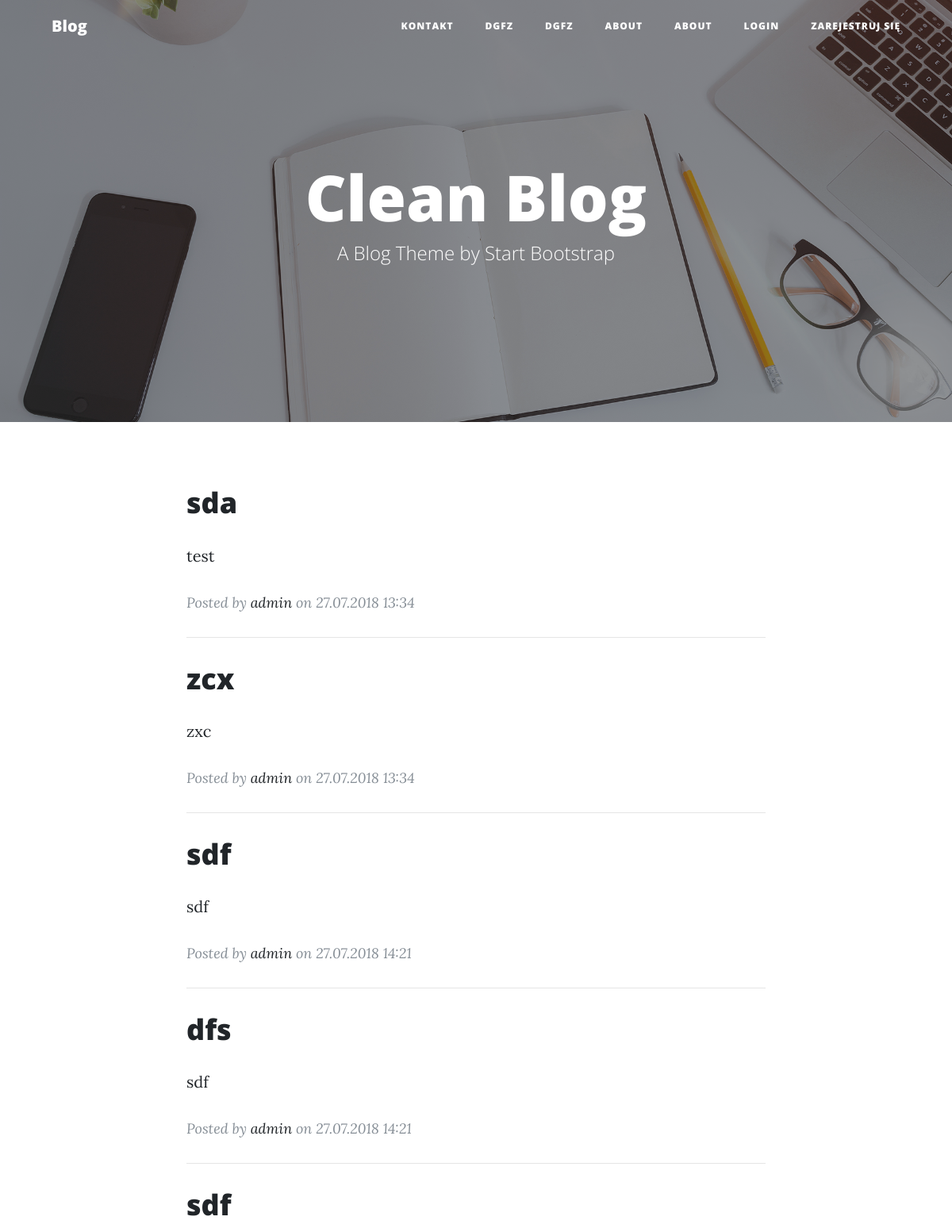
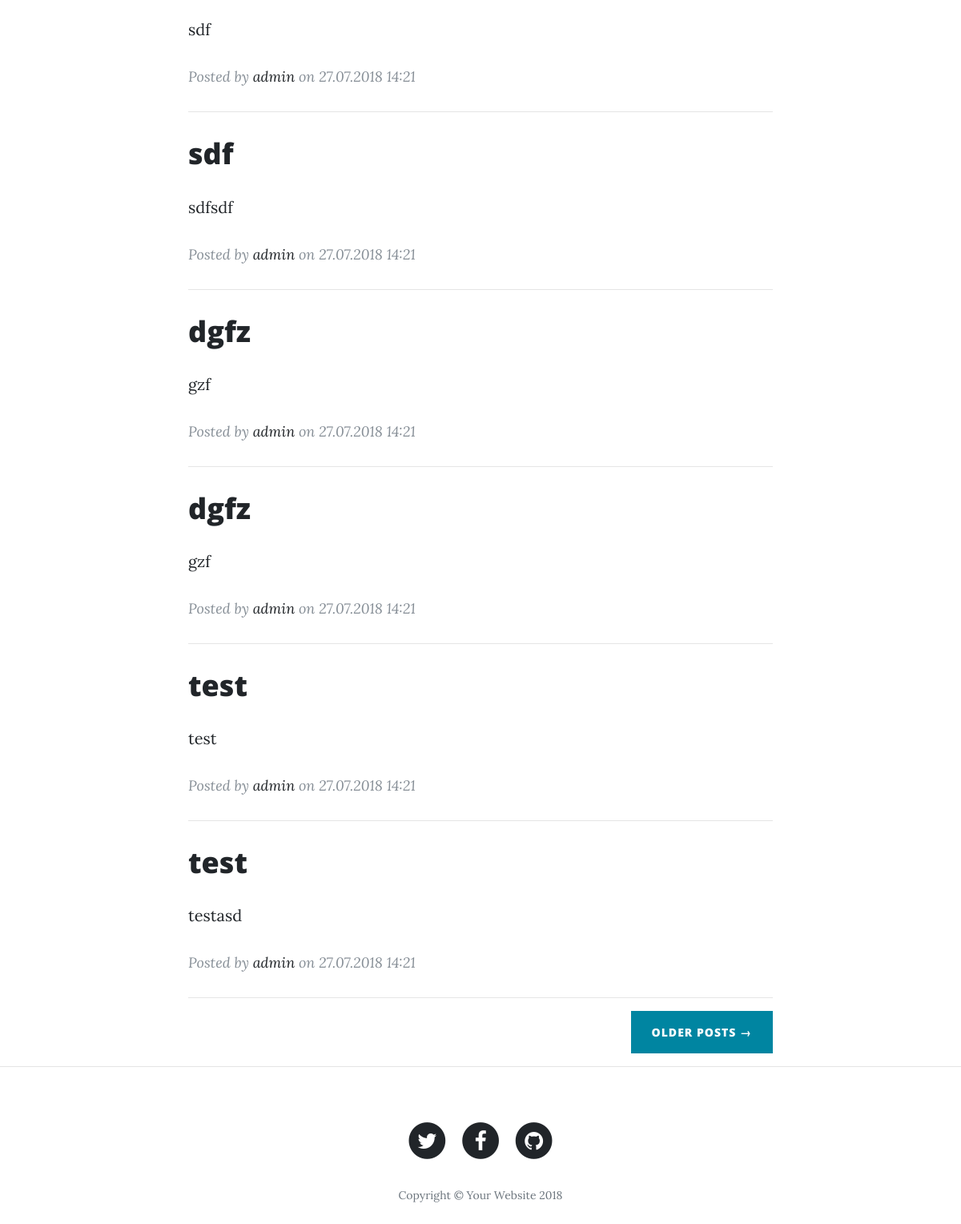
The page / on the database its author committed (2 pictures, top to bottom).
### tables this page shows
CREATE TABLE `pages` (
  `id` int(11) NOT NULL,
  `title` varchar(191) NOT NULL,
  `body` text NOT NULL,
  `published` tinyint(1) NOT NULL,
  `created_at` timestamp NOT NULL DEFAULT CURRENT_TIMESTAMP ON UPDATE CURRENT_TIMESTAMP,
  `meta_description` varchar(255) NOT NULL
);

CREATE TABLE `posts` (
  `id` int(11) NOT NULL,
  `title` varchar(255) NOT NULL,
  `body` text NOT NULL,
  `created_date` timestamp NOT NULL DEFAULT CURRENT_TIMESTAMP ON UPDATE CURRENT_TIMESTAMP,
  `published` tinyint(1) NOT NULL,
  `category_id` int(11) NOT NULL,
  `user_id` int(11) NOT NULL,
  `meta_description` varchar(255) NOT NULL
);

CREATE TABLE `users` (
  `id` int(11) NOT NULL,
  `login` varchar(30) NOT NULL,
  `email` varchar(50) NOT NULL,
  `admin` tinyint(1) NOT NULL,
  `password` varchar(191) NOT NULL,
  `photo` varchar(30) NOT NULL,
  `last_login_date` timestamp NOT NULL DEFAULT CURRENT_TIMESTAMP ON UPDATE CURRENT_TIMESTAMP,
  `last_ip` varchar(191) NOT NULL
);

### modules/user/home.php (the view)
<?php
$result = $pdo->query('SELECT users.*, categories.name AS categoryname, posts.* FROM `posts` LEFT JOIN categories ON posts.category_id = categories.id LEFT JOIN users ON posts.user_id = users.id');
$posts = $result->fetchAll();
?>
<div class="col-lg-8 col-md-10 mx-auto">
    <?php
    foreach($posts as $post)
    {
        ?>
        <div class="post-preview">
            <a href="?v=post&id=<?php echo $post['id'] ?>">
                <h2 class="post-title">
                    <?php echo $post['title'] ?>
                </h2>
            </a>
            <p><?php echo $post['body'] ?></p>
            <p class="post-meta">Posted by
                <a href="#"><?php echo $post['login'] ?></a>
                on <?php
                $date = $post['created_date'];
                $date = date("d.m.Y H:i", strtotime($date));
                echo $date; ?></p>
        </div>
        <hr>
        <?php
    }
    ?>
    <div class="clearfix">
        <a class="btn btn-primary float-right" href="#">Older Posts &rarr;</a>
    </div>
</div>
</div>

### layouts/user.php (shortened to what this page needs)
<?php
$result = $pdo->query('SELECT * FROM pages');
$pages = $result->fetchAll();
?>
<!DOCTYPE html>
<html lang="en">
<head>
  <link href="css/bootstrap/bootstrap.min.css" rel="stylesheet">
  <link href="css/font-awesome.css" rel="stylesheet" type="text/css">
  <link href="css/clean-blog.min.css" rel="stylesheet">
</head>
<body>
<nav class="navbar navbar-expand-lg navbar-light fixed-top" id="mainNav">
  <div class="container">
    <a class="navbar-brand" href="index.php?">Blog</a>
    <div class="collapse navbar-collapse" id="navbarResponsive">
      <ul class="navbar-nav ml-auto">
          <?php
          foreach ($pages as $page) {
              ?>
            <li class="nav-item">
              <a class="nav-link" href="?v=page&title=<?php echo $page['title']  ?>"><?php echo $page['title']; ?></a>
            </li>
              <?php
          }
          if (isset($_SESSION['login']))
          {
            echo '<li class="nav-item"> <a href="?v=profile" class="nav-link">' . $_SESSION['login'] . '</a></li>';
              echo '<li class="nav-item"> <a href="?logout=1"" class="nav-link">Wyloguj się</a></li>';
          }
          else{
            echo '<li class="nav-item"><a href="" class="nav-link" data-toggle="modal" data-target="#login">Login</a></li>';
              echo '<li class="nav-item"> <a href="?v=register"" class="nav-link">Zarejestruj się</a></li>';
          }
        ?>
      </ul>
    </div>
  </div>
</nav>
<header class="masthead" style="background-image: url('img/home-bg.jpg')">
  <div class="overlay"></div>
  <div class="container">
    <div class="row">
      <div class="col-lg-8 col-md-10 mx-auto">
        <div class="site-heading">
          <h1>Clean Blog</h1>
          <span class="subheading">A Blog Theme by Start Bootstrap</span>
        </div>
      </div>
    </div>
  </div>
</header>
<div class="container">
  <div class="row">
      <?php echo $content; ?>
</div>
<hr>
<footer>
  <div class="container">
    <div class="row">
      <div class="col-lg-8 col-md-10 mx-auto">
        <ul class="list-inline text-center">
          <li class="list-inline-item">
            <a href="#">
                  <span class="fa-stack fa-lg">
                    <i class="fa fa-circle fa-stack-2x"></i>
                    <i class="fa fa-twitter fa-stack-1x fa-inverse"></i>
                  </span>
            </a>
          </li>
          <li class="list-inline-item">
            <a href="#">
                  <span class="fa-stack fa-lg">
                    <i class="fa fa-circle fa-stack-2x"></i>
                    <i class="fa fa-facebook fa-stack-1x fa-inverse"></i>
                  </span>
            </a>
          </li>
          <li class="list-inline-item">
            <a href="#">
                  <span class="fa-stack fa-lg">
                    <i class="fa fa-circle fa-stack-2x"></i>
                    <i class="fa fa-github fa-stack-1x fa-inverse"></i>
                  </span>
            </a>
          </li>
        </ul>
        <p class="copyright text-muted">Copyright &copy; Your Website 2018</p>
      </div>
    </div>
  </div>
</footer>
</body>
</html>

### rows shown on the page
pages: title "KONTAKT"
pages: title "DGFZ"
pages: title "DGFZ"
pages: title "ABOUT"
pages: title "ABOUT"
posts: title "sda", body "test", user.login "admin", created_date "27.07.2018 13:34"
posts: title "zcx", body "zxc", user.login "admin", created_date "27.07.2018 13:34"
posts: title "sdf", body "sdf", user.login "admin", created_date "27.07.2018 14:21"
posts: title "dfs", body "sdf", user.login "admin", created_date "27.07.2018 14:21"
posts: title "sdf", body "sdf", user.login "admin", created_date "27.07.2018 14:21"
posts: title "sdf", body "sdfsdf", user.login "admin", created_date "27.07.2018 14:21"
posts: title "dgfz", body "gzf", user.login "admin", created_date "27.07.2018 14:21"
posts: title "dgfz", body "gzf", user.login "admin", created_date "27.07.2018 14:21"
posts: title "test", body "test", user.login "admin", created_date "27.07.2018 14:21"
posts: title "test", body "testasd", user.login "admin", created_date "27.07.2018 14:21"
